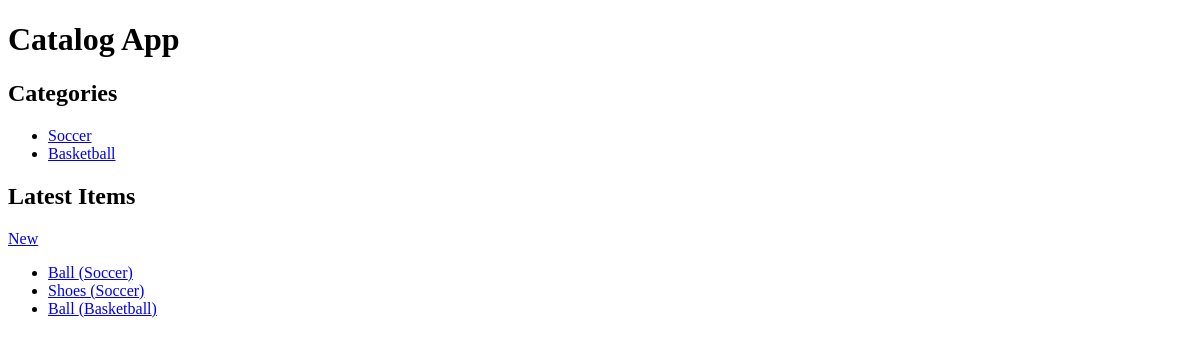
The app's page /catalog, older data.
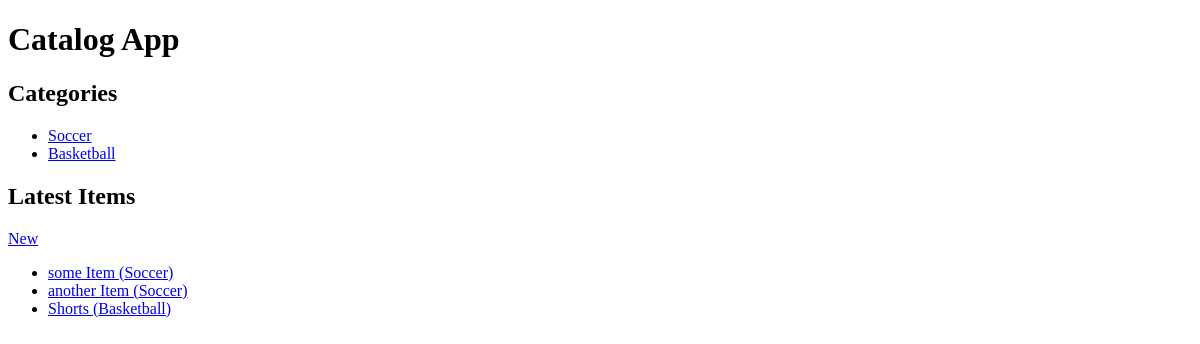
The same page, newer data.
### database_setup.py (models this page shows, shortened)
class Category(Base):
    __tablename__ = 'Category'
    id = Column(Integer, primary_key=True)
    name = Column(String(250), nullable=False, unique=True)

class Item(Base):
    __tablename__ = 'Item'
    id = Column(Integer, primary_key=True)
    name = Column(String(250), nullable=False)
    description = Column(String(1000))
    price = Column(String(20))
    created_date = Column(DateTime, default=datetime.datetime.now())
    category = relationship(Category)
    category_id = Column(Integer, ForeignKey('Category.id'))
    user = relationship(User)
    user_id = Column(Integer, ForeignKey('User.id'))

### application.py (the view)
@app.route('/')
@app.route('/catalog')
def catalog_root_page():
    categories = session.query(Category).all()
    latest_items = session.query(Item).order_by(desc(Item.created_date)).limit(10).all()
    return render_template('catalog_root_page.html',
                           categories=categories,
                           latest_items=latest_items)

### templates/catalog_root_page.html (shortened to what this page needs)
<!DOCTYPE html>
<html lang="en">
<head>
</head>
<body>
    <h1>Catalog App</h1>
    <div class="categories">
        <h2>Categories</h2>
        <ul>
            {% for category in categories %}
            <li><a href="{{ url_for('category_page', category=category.name) }}">{{ category.name }}</a></li>
            {% endfor %}
        </ul>
    </div>
    <div class="latest_items">
        <h2>Latest Items</h2>
        <a href="{{ url_for('add_item_page') }}">New</a>
        <ul>
            {% for item in latest_items %}
            <li><a href="{{ url_for('item_page',category_name=item.category.name, item_name=item.name) }}">{{ item.name }} ({{ item.category.name }})</a></li>
            {% endfor %}
        </ul>
    </div>
</body>
</html>

Row changes from the older to the newer data that the page shows:
removed Item: name "Ball", category.name "Soccer"
removed Item: name "Shoes", category.name "Soccer"
removed Item: name "Ball", category.name "Basketball"
added Item: name "some Item", category.name "Soccer"
added Item: name "another Item", category.name "Soccer"
added Item: name "Shorts", category.name "Basketball"
